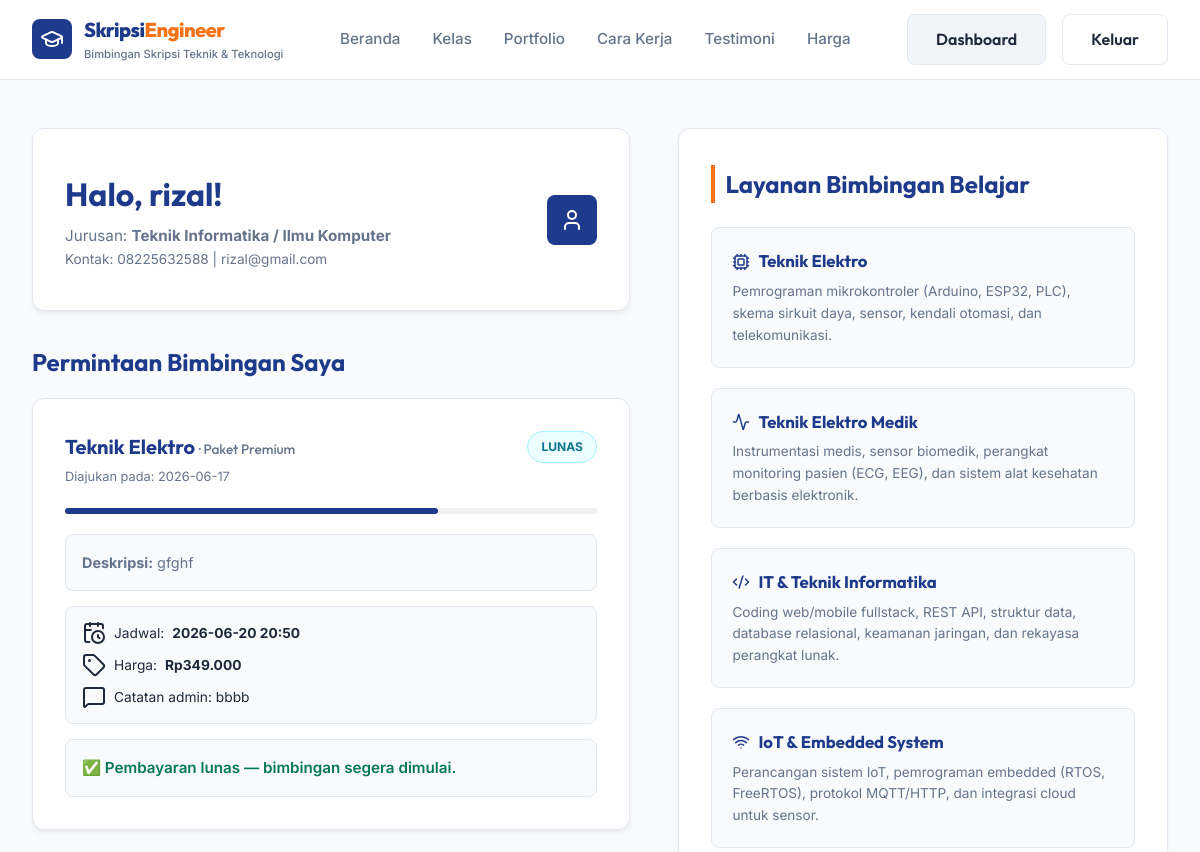
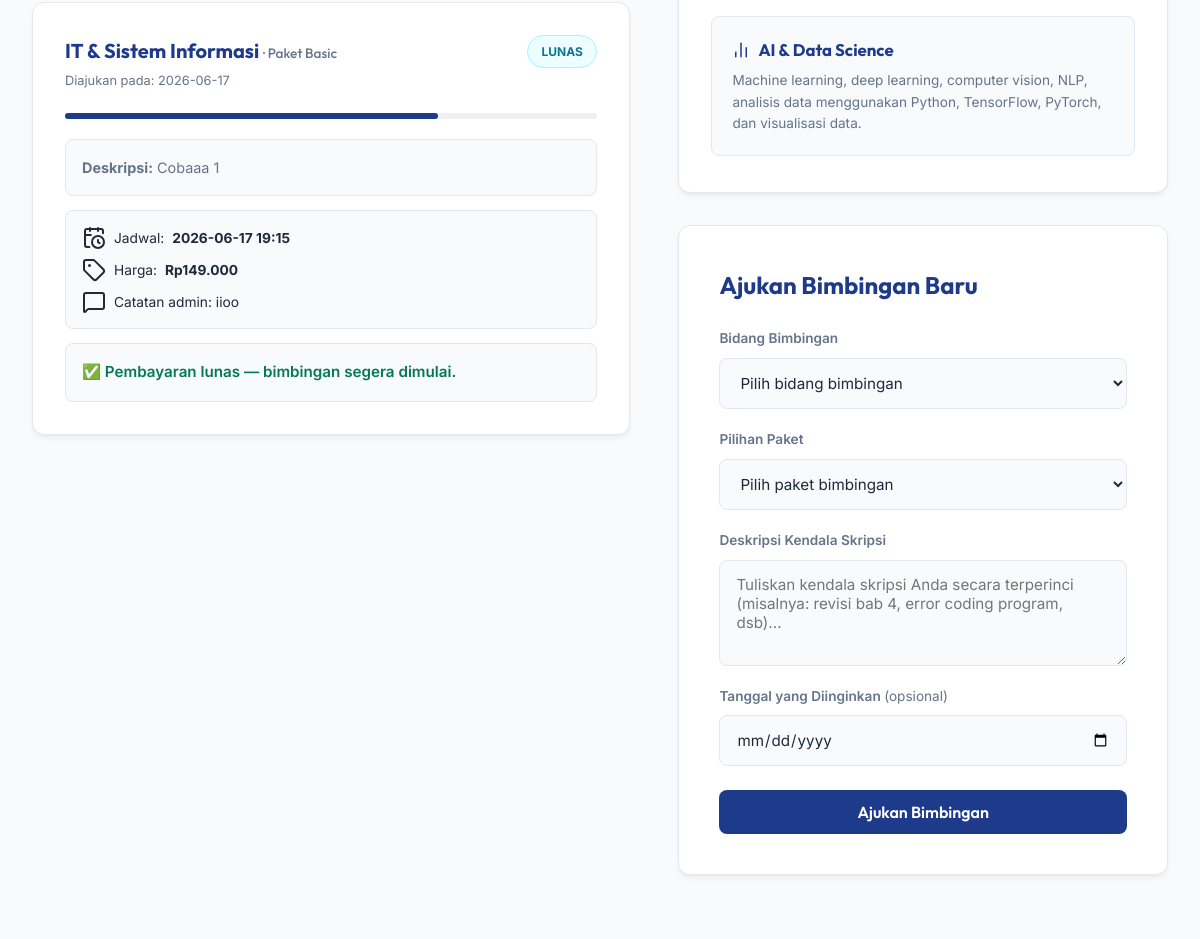
/dashboard (signed in, upper part), run on an earlier commit of the app's database (2 pictures, top to bottom).
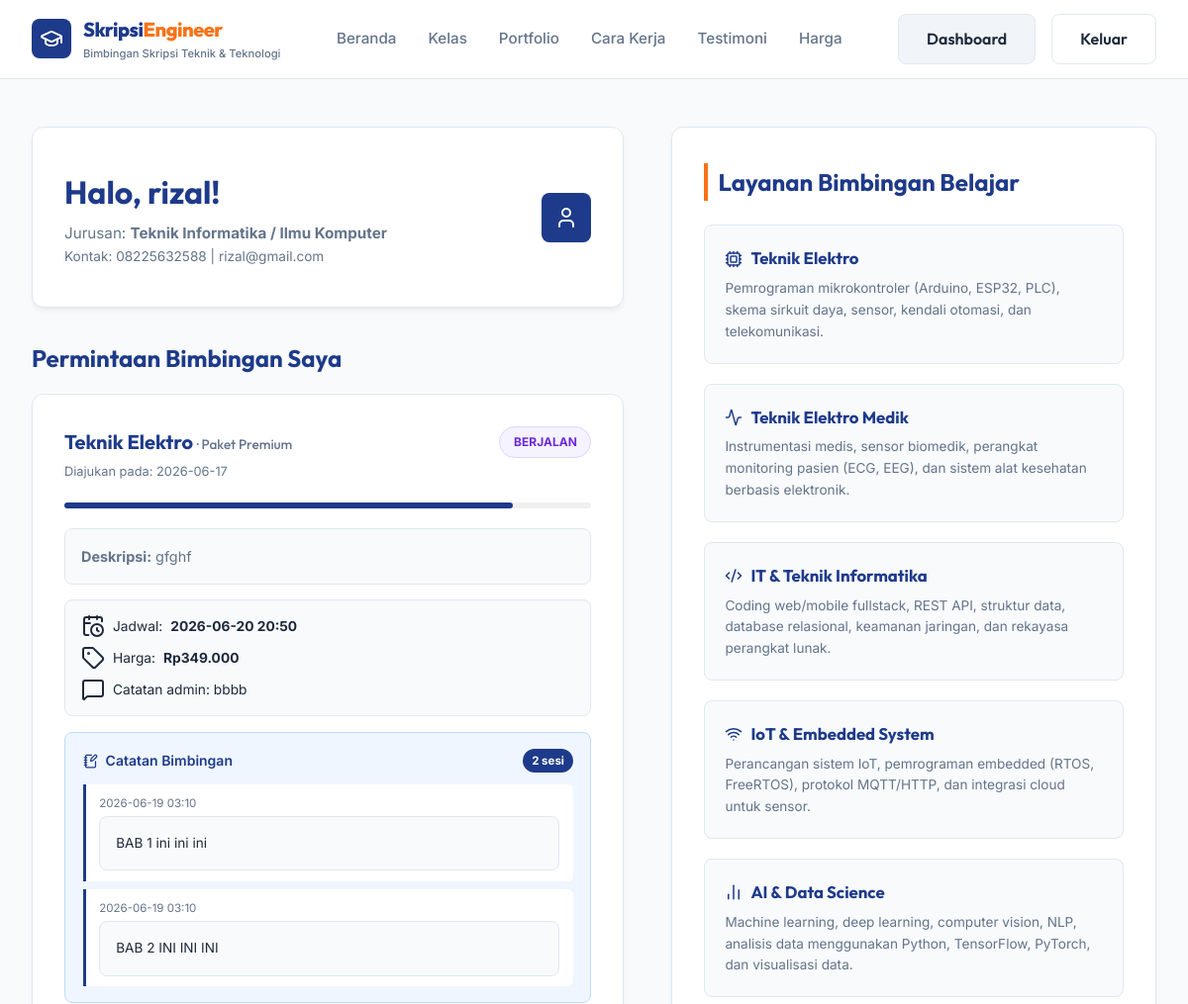
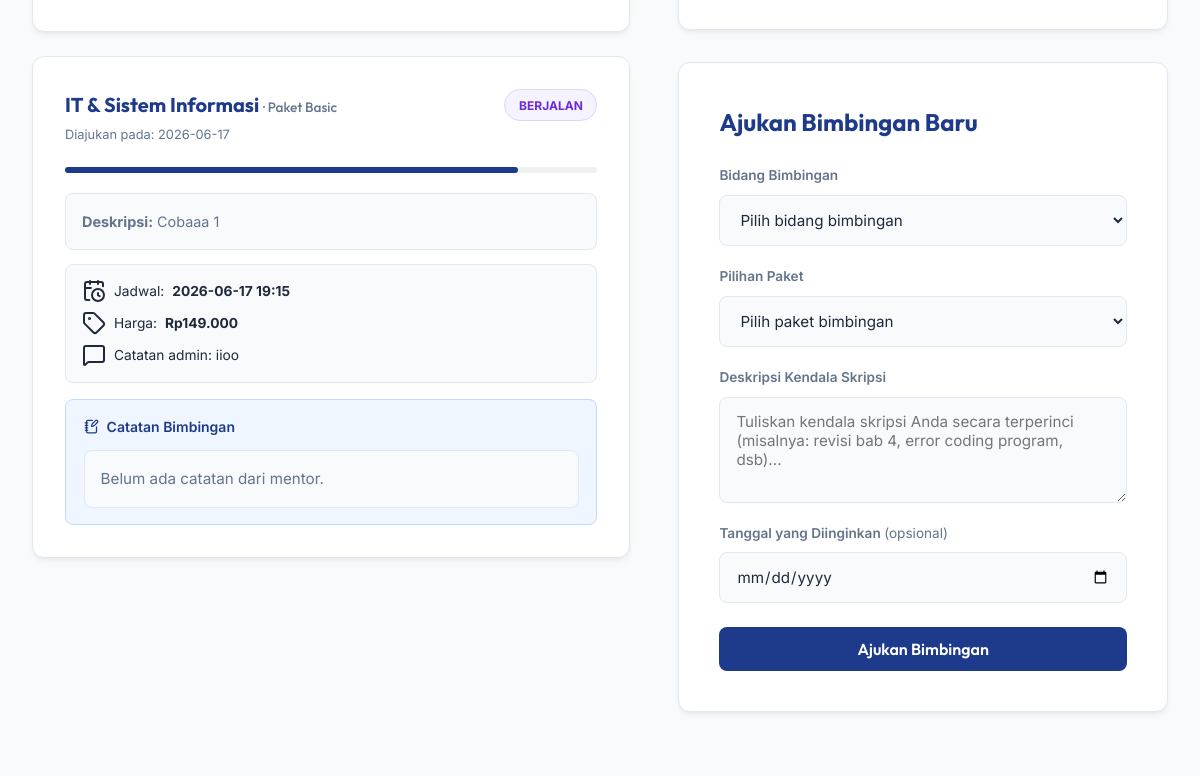
And on a later commit of the database (2 pictures, top to bottom).
### tables this page shows
CREATE TABLE users (
                id            INTEGER PRIMARY KEY AUTOINCREMENT,
                username      TEXT    UNIQUE NOT NULL,
                email         TEXT    UNIQUE NOT NULL,
                password_hash TEXT    NOT NULL,
                phone         TEXT    NOT NULL,
                major         TEXT    NOT NULL,
                role          TEXT    NOT NULL DEFAULT 'user',
                created_at    DATETIME DEFAULT CURRENT_TIMESTAMP
            );

CREATE TABLE requests (
                id             INTEGER PRIMARY KEY AUTOINCREMENT,
                user_id        INTEGER NOT NULL,
                field          TEXT    NOT NULL,
                package        TEXT    NOT NULL,
                description    TEXT    NOT NULL,
                status         TEXT    DEFAULT 'Pending',
                preferred_date TEXT,
                scheduled_date TEXT,
                price          INTEGER,
                admin_note     TEXT,
                created_at     DATETIME DEFAULT CURRENT_TIMESTAMP, review_comment TEXT, review_rating INTEGER, reviewed_at DATETIME,
                FOREIGN KEY (user_id) REFERENCES users (id) ON DELETE CASCADE
            );

CREATE TABLE session_notes (
                id         INTEGER PRIMARY KEY AUTOINCREMENT,
                request_id INTEGER NOT NULL,
                note       TEXT    NOT NULL,
                created_at DATETIME DEFAULT CURRENT_TIMESTAMP,
                FOREIGN KEY (request_id) REFERENCES requests (id) ON DELETE CASCADE
            );

### app.py (the view, shortened to what this page needs)
@app.route("/dashboard")
@login_required
def dashboard():
    user = current_user()
    reqs = db.get_requests_by_user(user["id"])
    notes_map = db.get_session_notes_map([r["id"] for r in reqs])
    return render_template(
        "dashboard.html", user=user, requests=reqs, notes_map=notes_map
    )

### templates/dashboard.html (shortened to what this page needs)
{% extends "base.html" %}
{% set STATUS_LABEL = {
  'Pending': 'Menunggu Review',
  'Approved': 'Disetujui · Tunggu Bayar',
  'Confirming': 'Menunggu Konfirmasi',
  'Paid': 'Lunas',
  'Ongoing': 'Berjalan',
  'Completed': 'Selesai',
  'Rejected': 'Ditolak'
} %}
{% set PROGRESS = {'Pending':15,'Approved':35,'Confirming':55,'Paid':70,'Ongoing':85,'Completed':100,'Rejected':100} %}
{% block content %}
<div class="dashboard-page">
    <div class="dashboard-left">
        <div class="welcome-banner glass">
            <div class="welcome-text">
                <h2>Halo, {{ session.get('username') }}!</h2>
                <p>Jurusan: <strong>{{ user['major'] }}</strong></p>
                <p style="font-size: 0.85rem; color: var(--text-muted);">Kontak: {{ user['phone'] }} | {{ user['email'] }}</p>
            </div>
            <div class="logo-icon" style="width: 50px; height: 50px;">
                <i data-lucide="user"></i>
            </div>
        </div>
        <div>
            <h3 class="requests-section-title">Permintaan Bimbingan Saya</h3>
            <div class="requests-list">
                {% if requests %}
                    {% for req in requests %}
                        <div class="request-card glass">
                            <div class="request-card-header">
                                <div class="request-meta">
                                    <h3>{{ req['field'] }} <span style="font-weight:500;color:var(--text-muted);font-size:0.85rem;">· Paket {{ req['package'] }}</span></h3>
                                    <span>Diajukan pada: {{ req['created_at'].split(' ')[0] }}</span>
                                </div>
                                <span class="status-badge status-{{ req['status'].lower() }}">
                                    {{ STATUS_LABEL.get(req['status'], req['status']) }}
                                </span>
                            </div>
                            {% set pct = PROGRESS.get(req['status'], 15) %}
                            {% if req['status'] == 'Rejected' %}{% set barcolor = '#dc2626' %}
                            {% elif req['status'] == 'Completed' %}{% set barcolor = '#047857' %}
                            {% else %}{% set barcolor = 'var(--color-primary)' %}{% endif %}
                            <div class="progress-bar-wrapper" style="margin: 1.25rem 0; position: relative;">
                                <div class="progress-fill" style="position:absolute; top:0; left:0; height:6px; background:{{ barcolor }}; border-radius:3px; width:{{ pct }}%;"></div>
                            </div>
                            <p style="font-size:0.9rem;"><strong>Deskripsi:</strong> {{ req['description'] }}</p>
                            {% if req['scheduled_date'] or req['price'] or req['admin_note'] %}
                            <div class="request-detail">
                                {% if req['scheduled_date'] %}<div><i data-lucide="calendar-clock"></i> Jadwal: <strong>{{ req['scheduled_date'] }}</strong></div>{% endif %}
                                {% if req['price'] %}<div><i data-lucide="tag"></i> Harga: <strong>Rp{{ '{:,.0f}'.format(req['price']).replace(',', '.') }}</strong></div>{% endif %}
                                {% if req['admin_note'] %}<div class="{{ 'note-reject' if req['status'] == 'Rejected' else '' }}"><i data-lucide="message-square"></i> {{ 'Alasan' if req['status'] == 'Rejected' else 'Catatan admin' }}: {{ req['admin_note'] }}</div>{% endif %}
                            </div>
                            {% endif %}
                            {% if req['status'] == 'Approved' %}
                            <button class="btn btn-primary btn-pay" data-id="{{ req['id'] }}" data-price="{{ req['price'] }}" data-field="{{ req['field'] }}" style="margin-top:1rem;width:100%;">
                                <i data-lucide="credit-card" style="width:18px;height:18px;"></i> Bayar Sekarang
                            </button>
                            {% elif req['status'] == 'Confirming' %}
                            <p class="pay-hint">⏳ Pembayaran sedang diverifikasi admin.</p>
                            {% elif req['status'] == 'Paid' %}
                            <p class="pay-hint paid">✅ Pembayaran lunas — bimbingan segera dimulai.</p>
                            {% endif %}
                            {% if req['status'] in ['Ongoing', 'Completed'] %}
                            {% set notes = notes_map.get(req['id'], []) %}
                            <div class="session-notes">
                                <div class="session-notes-header">
                                    <i data-lucide="notebook-pen"></i>
                                    <span>Catatan Bimbingan</span>
                                    {% if notes %}<span class="notes-count">{{ notes|length }} sesi</span>{% endif %}
                                </div>
                                {% if notes %}
                                <div class="notes-timeline">
                                    {% for n in notes %}
                                    <div class="note-entry">
                                        <span class="note-date">{{ n['created_at'].split(' ')[0] }} {{ n['created_at'].split(' ')[1][:5] if ' ' in n['created_at'] else '' }}</span>
                                        <p>{{ n['note'] }}</p>
                                    </div>
                                    {% endfor %}
                                </div>
                                {% else %}
                                <p class="notes-empty-text">Belum ada catatan dari mentor.</p>
                                {% endif %}
                            </div>
                            {% endif %}
                        </div>
                    {% endfor %}
                {% else %}
                    <div class="no-requests glass">
                        <i data-lucide="folder-open"></i>
                        <p>Belum ada permintaan kelas bimbingan aktif.</p>
                        <p style="font-size:0.85rem; color:var(--text-muted); margin-top:5px;">Gunakan formulir di sebelah kanan untuk membuat pengajuan baru.</p>
                    </div>
                {% endif %}
            </div>
        </div>
    </div>
    <div class="dashboard-right">
        <div class="glass" style="padding: 2.25rem 2rem; display: flex; flex-direction: column; gap: 1.5rem;">
            <h3 style="font-size: 1.5rem; border-left: 4px solid var(--color-accent); padding-left: 10px;">Layanan Bimbingan Belajar</h3>
            <div style="display: flex; flex-direction: column; gap: 1.25rem;">
                <div style="background: #f8fafc; border: 1px solid var(--border-color); padding: 1.25rem; border-radius: var(--radius-sm)">
                    <h4 style="font-size:1.05rem; display:flex; align-items:center; gap:8px; color:var(--color-primary)">
                        <i data-lucide="cpu" style="width:18px; height:18px"></i> Teknik Elektro
                    </h4>
                    <p style="font-size:0.85rem; color:var(--text-muted); margin-top: 6px;">
                        Pemrograman mikrokontroler (Arduino, ESP32, PLC), skema sirkuit daya, sensor, kendali otomasi, dan telekomunikasi.
                    </p>
                </div>
                <div style="background: #f8fafc; border: 1px solid var(--border-color); padding: 1.25rem; border-radius: var(--radius-sm)">
                    <h4 style="font-size:1.05rem; display:flex; align-items:center; gap:8px; color:var(--color-primary)">
                        <i data-lucide="activity" style="width:18px; height:18px"></i> Teknik Elektro Medik
                    </h4>
                    <p style="font-size:0.85rem; color:var(--text-muted); margin-top: 6px;">
                        Instrumentasi medis, sensor biomedik, perangkat monitoring pasien (ECG, EEG), dan sistem alat kesehatan berbasis elektronik.
                    </p>
                </div>
                <div style="background: #f8fafc; border: 1px solid var(--border-color); padding: 1.25rem; border-radius: var(--radius-sm)">
                    <h4 style="font-size:1.05rem; display:flex; align-items:center; gap:8px; color:var(--color-primary)">
                        <i data-lucide="code-2" style="width:18px; height:18px"></i> IT & Teknik Informatika
                    </h4>
                    <p style="font-size:0.85rem; color:var(--text-muted); margin-top: 6px;">
                        Coding web/mobile fullstack, REST API, struktur data, database relasional, keamanan jaringan, dan rekayasa perangkat lunak.
                    </p>
                </div>
                <div style="background: #f8fafc; border: 1px solid var(--border-color); padding: 1.25rem; border-radius: var(--radius-sm)">
                    <h4 style="font-size:1.05rem; display:flex; align-items:center; gap:8px; color:var(--color-primary)">
                        <i data-lucide="wifi" style="width:18px; height:18px"></i> IoT & Embedded System
                    </h4>
                    <p style="font-size:0.85rem; color:var(--text-muted); margin-top: 6px;">
                        Perancangan sistem IoT, pemrograman embedded (RTOS, FreeRTOS), protokol MQTT/HTTP, dan integrasi cloud untuk sensor.
                    </p>
                </div>
                <div style="background: #f8fafc; border: 1px solid var(--border-color); padding: 1.25rem; border-radius: var(--radius-sm)">
                    <h4 style="font-size:1.05rem; display:flex; align-items:center; gap:8px; color:var(--color-primary)">
                        <i data-lucide="bar-chart-2" style="width:18px; height:18px"></i> AI & Data Science
                    </h4>
                    <p style="font-size:0.85rem; color:var(--text-muted); margin-top: 6px;">
                        Machine learning, deep learning, computer vision, NLP, analisis data menggunakan Python, TensorFlow, PyTorch, dan visualisasi data.
                    </p>
                </div>
            </div>
        </div>
        <div class="dashboard-form-card glass">
            <h3>Ajukan Bimbingan Baru</h3>
            <form id="dashboardBookingForm">
                <div class="form-group">
                    <label for="dashField">Bidang Bimbingan</label>
                    <select id="dashField" required>
                        <option value="" disabled selected>Pilih bidang bimbingan</option>
                    </select>
                </div>
                <div class="form-group" style="margin-top:1.25rem;">
                    <label for="dashPackage">Pilihan Paket</label>
                    <select id="dashPackage" required>
                        <option value="" disabled selected>Pilih paket bimbingan</option>
                    </select>
                </div>
                <div class="form-group" style="margin-top:1.25rem;">
                    <label for="dashDesc">Deskripsi Kendala Skripsi</label>
                    <textarea id="dashDesc" rows="4" placeholder="Tuliskan kendala skripsi Anda secara terperinci (misalnya: revisi bab 4, error coding program, dsb)..." required></textarea>
                </div>
                <div class="form-group" style="margin-top:1.25rem;">
                    <label for="dashPreferred">Tanggal yang Diinginkan <span style="color:var(--text-muted);font-weight:400;">(opsional)</span></label>
                    <input type="date" id="dashPreferred">
                </div>
                <button type="submit" class="btn btn-primary" style="width:100%; margin-top:1.5rem;">Ajukan Bimbingan</button>
            </form>
        </div>
    </div>
</div>
{% endblock %}

### templates/base.html (shortened to what this page needs)
<!DOCTYPE html>
<html lang="id">
<head>
    <link rel="stylesheet" href="{{ url_for('static', filename='css/style.css') }}">
</head>
<body>
    <header class="navbar">
        <div class="nav-container">
            <a href="{{ url_for('index') }}" class="logo-area">
                <div class="logo-icon">
                    <i data-lucide="graduation-cap"></i>
                </div>
                <div class="logo-text">
                    <span class="logo-main">Skripsi<span>Engineer</span></span>
                    <span class="logo-tag">Bimbingan Skripsi Teknik & Teknologi</span>
                </div>
            </a>
            <nav class="nav-links">
                <a href="{{ url_for('index') }}#hero">Beranda</a>
                <a href="{{ url_for('index') }}#bidang">Kelas</a>
                <a href="{{ url_for('portfolio') }}" {% if request.endpoint == 'portfolio' %}class="nav-active"{% endif %}>Portfolio</a>
                <a href="{{ url_for('index') }}#cara-kerja">Cara Kerja</a>
                <a href="{{ url_for('index') }}#testimonial">Testimoni</a>
                <a href="{{ url_for('index') }}#harga">Harga</a>
            </nav>
            <div class="nav-actions">
                {% if session.get('user_id') %}
                    <a href="{{ url_for('dashboard') }}" class="btn btn-secondary">Dashboard</a>
                    <a href="{{ url_for('logout') }}" class="btn btn-outline">Keluar</a>
                {% else %}
                    <a href="{{ url_for('login') }}" class="btn btn-outline">Masuk</a>
                    <a href="{{ url_for('register') }}" class="btn btn-primary">Daftar</a>
                {% endif %}
            </div>
        </div>
    </header>
    <main>
        {% block content %}{% endblock %}
    </main>
</body>
</html>

What changed in the data, as far as the page shows it:
changed requests "Teknik Elektro": get "LUNAS" → "BERJALAN"; {{ pct }} 70 → 85 (drawn); notes (not shown) → "2"; status "✅ Pembayaran lunas — bimbingan segera dimulai." → "Catatan Bimbingan sesi"
added session_notes: created_at "2026-06-19", created_at "03:10", note "BAB 1 ini ini ini", shown under requests "Teknik Elektro"
added session_notes: created_at "2026-06-19", created_at "03:10", note "BAB 2 INI INI INI", shown under requests "Teknik Elektro"
changed requests "IT & Sistem Informasi": get "LUNAS" → "BERJALAN"; {{ pct }} 70 → 85 (drawn); status "✅ Pembayaran lunas — bimbingan segera dimulai." → "Catatan Bimbingan Belum ada catatan dari mentor."
